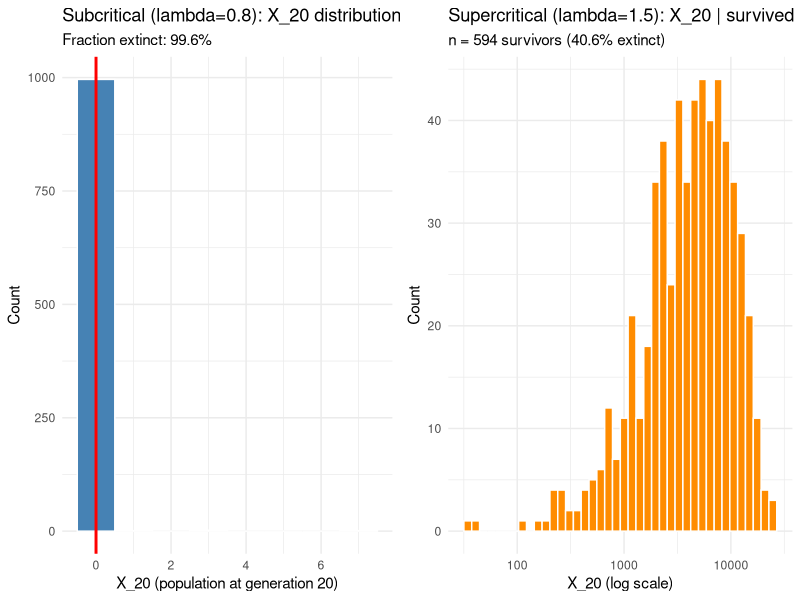
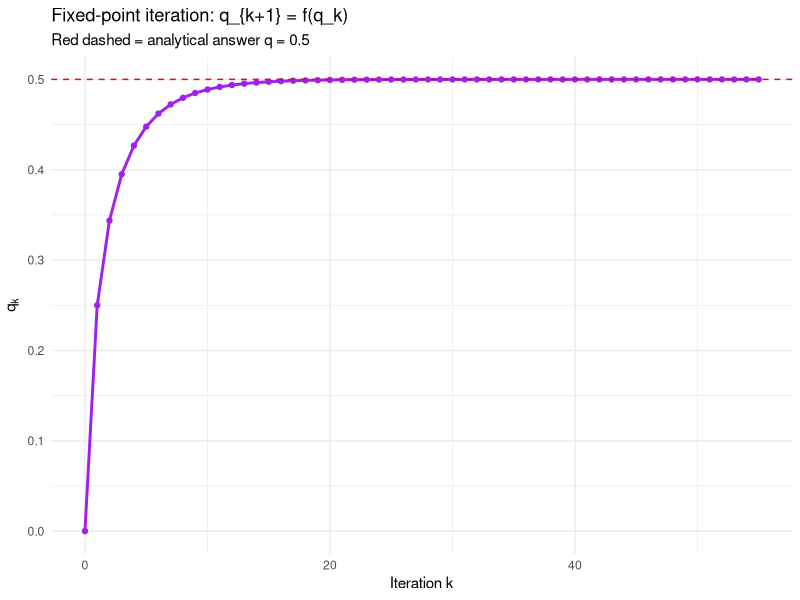
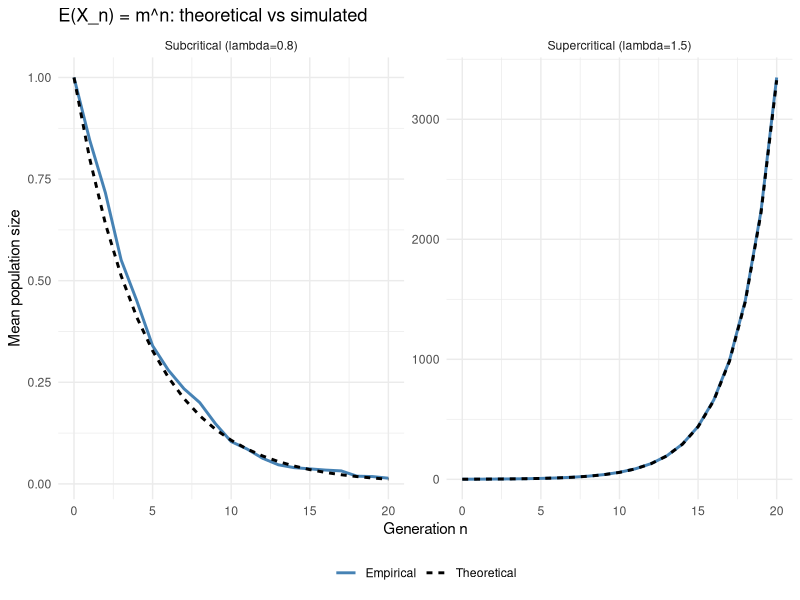
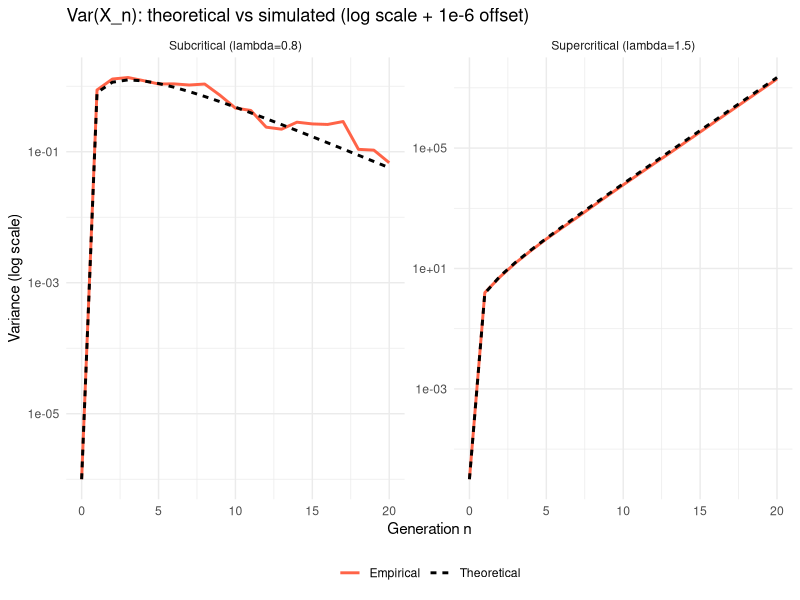

Generate these figures, in order, with R:
# BDAT 624 — Module 3, Lesson 1: Branching Processes
# SOLUTION FILE — do not share with students before they attempt exercise.R

library(ggplot2)
library(gridExtra)

set.seed(42)

# ============================================================
# HELPER: simulate one branching process
# ============================================================

simulate_branching <- function(offspring_fn, generations = 20) {
  X <- numeric(generations + 1)
  X[1] <- 1L
  for (g in seq_len(generations)) {
    current_size <- X[g]
    if (current_size == 0L) {
      X[(g + 1):(generations + 1)] <- 0
      break
    }
    X[g + 1] <- sum(offspring_fn(current_size))
  }
  X
}

# ============================================================
# PART 1 — Subcritical: Poisson(0.8)
# ============================================================

N_SIM       <- 1000
GENERATIONS <- 20
lambda_sub  <- 0.8

sims_sub <- replicate(
  N_SIM,
  simulate_branching(function(n) rpois(n, lambda = lambda_sub), GENERATIONS)
)
# sims_sub is (GENERATIONS+1) x N_SIM

X20_sub <- sims_sub[GENERATIONS + 1, ]

frac_extinct_sub <- mean(X20_sub == 0)
cat(sprintf("Subcritical (lambda=0.8): fraction extinct at gen 20 = %.3f\n",
            frac_extinct_sub))

p1 <- ggplot(data.frame(X20 = X20_sub), aes(x = X20)) +
  geom_histogram(binwidth = 1, fill = "steelblue", colour = "white") +
  geom_vline(xintercept = 0, colour = "red", linewidth = 1) +
  labs(title = sprintf("Subcritical (lambda=%.1f): X_20 distribution", lambda_sub),
       subtitle = sprintf("Fraction extinct: %.1f%%", 100 * frac_extinct_sub),
       x = "X_20 (population at generation 20)", y = "Count") +
  theme_minimal()

# ============================================================
# PART 2 — Supercritical: Poisson(1.5)
# ============================================================

lambda_sup <- 1.5

sims_sup <- replicate(
  N_SIM,
  simulate_branching(function(n) rpois(n, lambda = lambda_sup), GENERATIONS)
)

X20_sup <- sims_sup[GENERATIONS + 1, ]

frac_extinct_sup <- mean(X20_sup == 0)
cat(sprintf("Supercritical (lambda=1.5): fraction extinct at gen 20 = %.3f\n",
            frac_extinct_sup))

# (a) fraction extinct
cat(sprintf("  -> %.1f%% of %d processes are extinct by generation 20\n",
            100 * frac_extinct_sup, N_SIM))

# (b) distribution among survivors
survivors_sup <- X20_sup[X20_sup > 0]
p2a <- ggplot(data.frame(X20 = survivors_sup), aes(x = X20)) +
  geom_histogram(bins = 40, fill = "darkorange", colour = "white") +
  scale_x_log10() +
  labs(title = sprintf("Supercritical (lambda=%.1f): X_20 | survived", lambda_sup),
       subtitle = sprintf("n = %d survivors (%.1f%% extinct)", length(survivors_sup),
                          100 * frac_extinct_sup),
       x = "X_20 (log scale)", y = "Count") +
  theme_minimal()

grid.arrange(p1, p2a, ncol = 2)

# ============================================================
# PART 3 — Fixed-point iteration for worked example
#   P_0 = 1/4, P_1 = 1/4, P_2 = 1/2  → analytical q = 1/2
# ============================================================

pgf_example <- function(z) (1/4) + (1/4)*z + (1/2)*z^2

q        <- 0.0
iterates <- q
tol      <- 1e-8
max_iter <- 1000

for (k in seq_len(max_iter)) {
  q_new <- pgf_example(q)
  iterates <- c(iterates, q_new)
  if (abs(q_new - q) < tol) break
  q <- q_new
}

cat("Fixed-point iteration result:", tail(iterates, 1), "\n")
cat("Analytical answer:           ", 0.5, "\n")
cat("Difference:                  ", abs(tail(iterates, 1) - 0.5), "\n")

p3 <- ggplot(data.frame(iter = seq_along(iterates) - 1, q = iterates), aes(x = iter, y = q)) +
  geom_line(colour = "purple", linewidth = 1) +
  geom_point(size = 1.5, colour = "purple") +
  geom_hline(yintercept = 0.5, linetype = "dashed", colour = "red") +
  labs(title = "Fixed-point iteration: q_{k+1} = f(q_k)",
       subtitle = "Red dashed = analytical answer q = 0.5",
       x = "Iteration k", y = expression(q[k])) +
  theme_minimal()
print(p3)

# ============================================================
# PART 4 — Theoretical vs simulated E(X_n)
# ============================================================

gen_seq <- 0:GENERATIONS

theory_mean_sub <- lambda_sub^gen_seq   # E(X_n) = m^n, m = 0.8
theory_mean_sup <- lambda_sup^gen_seq   # E(X_n) = m^n, m = 1.5

emp_mean_sub <- rowMeans(sims_sub)
emp_mean_sup <- rowMeans(sims_sup)

df_mean <- data.frame(
  gen       = rep(gen_seq, 4),
  mean      = c(theory_mean_sub, emp_mean_sub, theory_mean_sup, emp_mean_sup),
  type      = rep(c("Theoretical", "Empirical"), each = GENERATIONS + 1, times = 2),
  regime    = rep(c("Subcritical (lambda=0.8)", "Supercritical (lambda=1.5)"),
                  each = 2 * (GENERATIONS + 1))
)

p4 <- ggplot(df_mean, aes(x = gen, y = mean, colour = type, linetype = type)) +
  geom_line(linewidth = 1) +
  facet_wrap(~regime, scales = "free_y") +
  scale_colour_manual(values = c("Theoretical" = "black", "Empirical" = "steelblue")) +
  labs(title = "E(X_n) = m^n: theoretical vs simulated",
       x = "Generation n", y = "Mean population size",
       colour = NULL, linetype = NULL) +
  theme_minimal() +
  theme(legend.position = "bottom")
print(p4)

# ============================================================
# PART 5 — Theoretical vs empirical Var(X_n)
# ============================================================

var_branching <- function(n, m, sigma2) {
  # For each element of n, compute the branching process variance formula.
  result <- numeric(length(n))
  for (i in seq_along(n)) {
    ni <- n[i]
    if (abs(m - 1) < 1e-10) {
      result[i] <- ni * sigma2
    } else {
      result[i] <- sigma2 * m^(ni - 1) * (1 - m^ni) / (1 - m)
    }
  }
  result
}

# For Poisson(lambda): mean = lambda, sigma^2 = lambda
theory_var_sub <- var_branching(gen_seq, lambda_sub, lambda_sub)
theory_var_sup <- var_branching(gen_seq, lambda_sup, lambda_sup)

# Empirical variance: row-wise over simulations
emp_var_sub <- apply(sims_sub, 1, var)
emp_var_sup <- apply(sims_sup, 1, var)

df_var <- data.frame(
  gen    = rep(gen_seq, 4),
  var    = c(theory_var_sub, emp_var_sub, theory_var_sup, emp_var_sup),
  type   = rep(c("Theoretical", "Empirical"), each = GENERATIONS + 1, times = 2),
  regime = rep(c("Subcritical (lambda=0.8)", "Supercritical (lambda=1.5)"),
               each = 2 * (GENERATIONS + 1))
)

# Use log scale for supercritical; both panels on same plot with free_y
p5 <- ggplot(df_var, aes(x = gen, y = var + 1e-6, colour = type, linetype = type)) +
  geom_line(linewidth = 1) +
  facet_wrap(~regime, scales = "free_y") +
  scale_y_log10() +
  scale_colour_manual(values = c("Theoretical" = "black", "Empirical" = "tomato")) +
  labs(title = "Var(X_n): theoretical vs simulated (log scale + 1e-6 offset)",
       x = "Generation n", y = "Variance (log scale)",
       colour = NULL, linetype = NULL) +
  theme_minimal() +
  theme(legend.position = "bottom")
print(p5)

cat("\nAll parts complete.\n")
